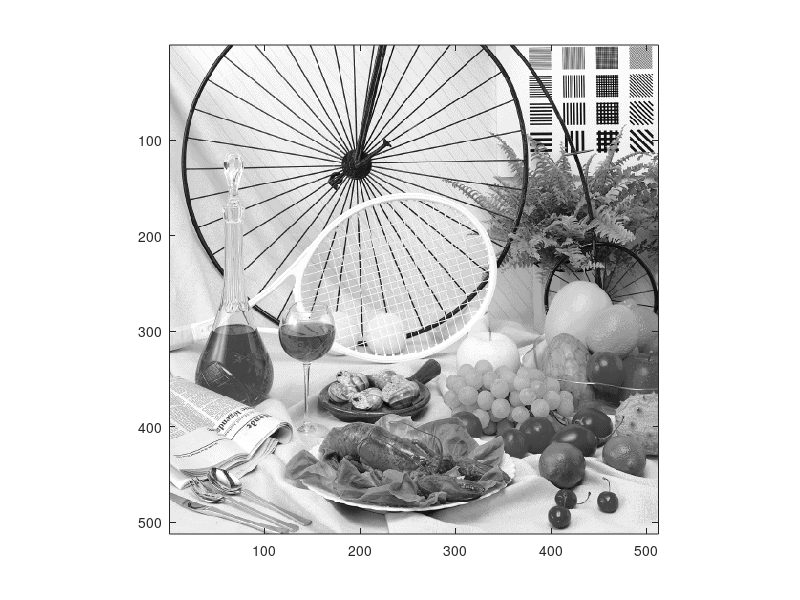

Write the MATLAB code that produced this figure.
f=fopen('test.dat', 'rb');
dims=fread(f,2,'int32');
data=fread(f,Inf,'uint8');
fclose(f);
imagesc(reshape(data,dims(1),dims(2)));
colormap(gray);
axis square;
